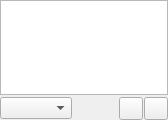
<?xml version="1.0" encoding="UTF-8"?>
<ui version="4.0">
 <class>DevicesPage</class>
 <widget class="QWidget" name="DevicesPage">
  <property name="geometry">
   <rect>
    <x>0</x>
    <y>0</y>
    <width>168</width>
    <height>120</height>
   </rect>
  </property>
  <layout class="QVBoxLayout" name="vlayout">
   <property name="spacing">
    <number>2</number>
   </property>
   <property name="leftMargin">
    <number>0</number>
   </property>
   <property name="topMargin">
    <number>0</number>
   </property>
   <property name="rightMargin">
    <number>0</number>
   </property>
   <property name="bottomMargin">
    <number>0</number>
   </property>
   <item>
    <widget class="ItemView" name="view"/>
   </item>
   <item>
    <layout class="QHBoxLayout" name="hlayout">
     <property name="spacing">
      <number>1</number>
     </property>
     <property name="leftMargin">
      <number>0</number>
     </property>
     <property name="topMargin">
      <number>0</number>
     </property>
     <property name="rightMargin">
      <number>0</number>
     </property>
     <property name="bottomMargin">
      <number>0</number>
     </property>
     <item>
      <widget class="GenreCombo" name="genreCombo"/>
     </item>
     <item>
      <widget class="SizeWidget" name="sizeWidget"/>
     </item>
     <item>
      <widget class="MenuButton" name="menuButton"/>
     </item>
     <item>
      <widget class="ToolButton" name="copyToLibraryButton"/>
     </item>
    </layout>
   </item>
  </layout>
 </widget>
 <customwidgets>
  <customwidget>
   <class>ItemView</class>
   <extends>QTreeView</extends>
   <header>itemview.h</header>
  </customwidget>
  <customwidget>
   <class>GenreCombo</class>
   <extends>QComboBox</extends>
   <header>genrecombo.h</header>
  </customwidget>
  <customwidget>
   <class>ToolButton</class>
   <extends>QToolButton</extends>
   <header>toolbutton.h</header>
  </customwidget>
  <customwidget>
   <class>MenuButton</class>
   <extends>QToolButton</extends>
   <header>menubutton.h</header>
  </customwidget>
  <customwidget>
   <class>SizeWidget</class>
   <extends>QWidget</extends>
   <header>sizewidget.h</header>
  </customwidget>
 </customwidgets>
 <resources/>
 <connections/>
</ui>
